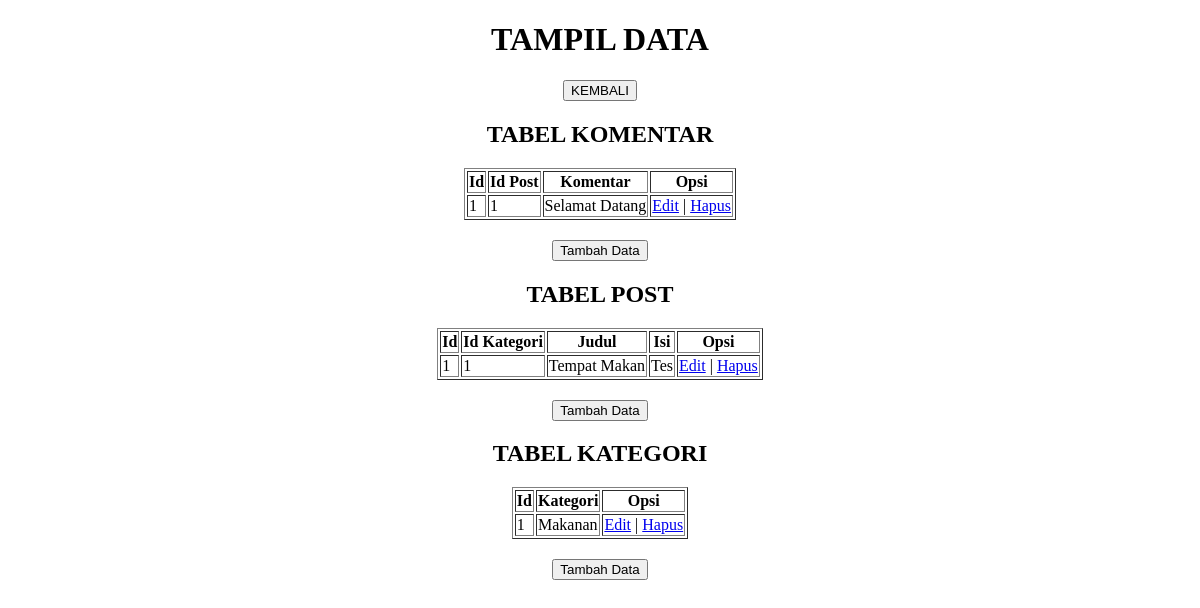
Before: /tampildata.php with the older database file.
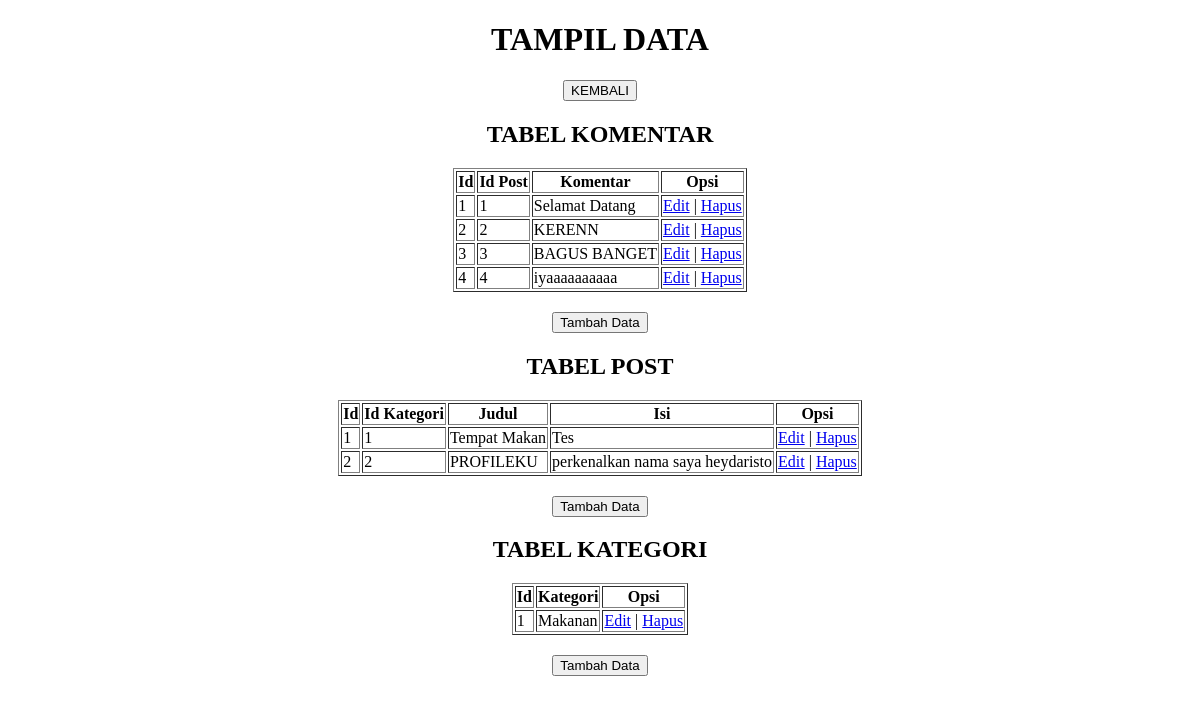
After: the same page with the newer database file.
### tables this page shows
CREATE TABLE `komentar` (
  `id` int(11) NOT NULL,
  `id_post` int(11) NOT NULL,
  `komentar` text NOT NULL
);

CREATE TABLE `post` (
  `id` int(11) NOT NULL,
  `id_kategori` int(11) NOT NULL,
  `judul` varchar(60) NOT NULL,
  `isi` text NOT NULL
);

CREATE TABLE `kategori` (
  `id` int(11) NOT NULL,
  `kategori` varchar(60) NOT NULL
);

### tampildata.php (the view, shortened to what this page needs)
<!DOCTYPE html>
<html lang="en">
<head>
</head>
<body>
    <center>
        <h1>TAMPIL DATA</h1>
        <a href="index.php"><button>KEMBALI</button></a>
    <h2>TABEL KOMENTAR</h2>
    <table border="1">
        <tr>
            <th>Id</th>
            <th>Id Post</th>
            <th>Komentar</th>
            <th>Opsi</th>
        </tr>
        <?php
        include('koneksi.php');
        $sql = "SELECT * FROM komentar";
        $query = mysqli_query($db, $sql);
        while($view = mysqli_fetch_array($query)) {
            echo "<tr>";
            echo "<td>".$view['id']."</td>";
            echo "<td>".$view['id_post']."</td>";
            echo "<td>".$view['komentar']."</td>";
            echo "<td>";
            echo "<a href='form-edit.php?id=".$view['id']."'>Edit</a> | ";
            echo "<a href='hapus.php?id=".$view['id']."'>Hapus</a>";
            echo "</td>";
            echo "</tr>";
        }
        ?>
    </table>
    <a href="./kirim_data/kirimdatakomentar.php"><button style="margin-top: 20px;">Tambah Data</button></button></a>
    <h2>TABEL POST</h2>
    <table border="1">
        <tr>
            <th>Id</th>
            <th>Id Kategori</th>
            <th>Judul</th>
            <th>Isi</th>
            <th>Opsi</th>
        </tr>
        <?php
        include('koneksi.php');
        $sql = "SELECT * FROM post";
        $query = mysqli_query($db, $sql);
        while($view = mysqli_fetch_array($query)) {
            echo "<tr>";
            echo "<td>".$view['id']."</td>";
            echo "<td>".$view['id_kategori']."</td>";
            echo "<td>".$view['judul']."</td>";
            echo "<td>".$view['isi']."</td>";
            echo "<td>";
            echo "<a href='form-edit.php?id=".$view['id']."'>Edit</a> | ";
            echo "<a href='hapus.php?id=".$view['id']."'>Hapus</a>";
            echo "</td>";
            echo "</tr>";
        }
        ?>
    </table>
    <a href="./kirim_data/kirimdatapost.php"><button style="margin-top: 20px;">Tambah Data</button></button></a>
    <h2>TABEL KATEGORI</h2>
    <table border="1">
        <tr>
            <th>Id</th>
            <th>Kategori</th>
            <th>Opsi</th>
        </tr>
        <?php
        include('koneksi.php');
        $sql = "SELECT * FROM kategori";
        $query = mysqli_query($db, $sql);
        while($view = mysqli_fetch_array($query)) {
            echo "<tr>";
            echo "<td>".$view['id']."</td>";
            echo "<td>".$view['kategori']."</td>";
            echo "<td>";
            echo "<a href='form-edit.php?id=".$view['id']."'>Edit</a> | ";
            echo "<a href='hapus.php?id=".$view['id']."'>Hapus</a>";
            echo "</td>";
            echo "</tr>";
        }
        ?>
    </table>
    <a href="./kirim_data/kirimdatakategori.php"><button style="margin-top: 20px;">Tambah Data</button></button></a>
    </center>
</body>
</html>

Changed rows visible on the page:
added komentar: id "2", id_post "2", komentar "KERENN"
added komentar: id "3", id_post "3", komentar "BAGUS BANGET"
added komentar: id "4", id_post "4", komentar "iyaaaaaaaaaa"
added post: id "2", id_kategori "2", judul "PROFILEKU", isi "perkenalkan nama saya heydaristo"
